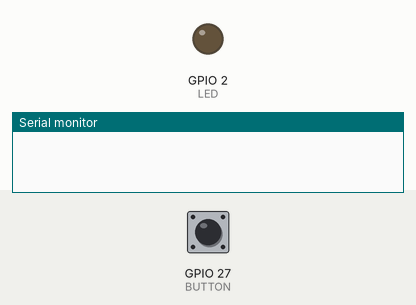
A sketch run on a simulated ESP32. Shown: output pins drawn as LEDs (lit = HIGH), the last lines printed to the serial monitor. The test bench sets the inputs (shaded band); at power-on: GPIO 27 (BUTTON) HIGH.

Above: at 1.2 s.
1.3 s: GPIO 27 (BUTTON) pulled LOW for 0.15 s
At 2.4 s:
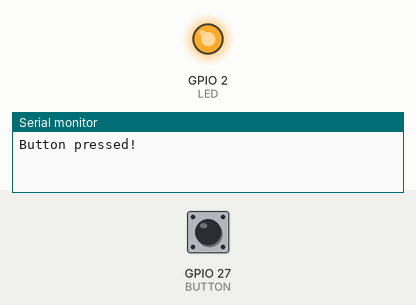
2.9 s: GPIO 27 (BUTTON) pulled LOW for 3.2 s
At 3.7 s:
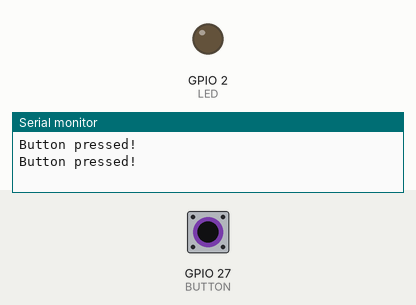
Timing chart, 0 to 7.6 s (numbered marks = the images above; inputs shaded):
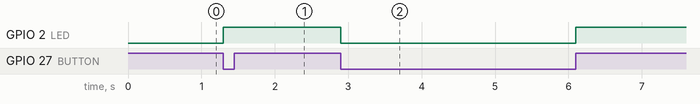

Measured:
- after the input at 1.3 s, GPIO 2 (LED): LOW → HIGH at once
- after the input at 2.9 s, GPIO 2 (LED): HIGH → LOW at once, → HIGH 3.2 s later

The sketch:

InterruptLEDBlinking.ino
```cpp
// Button pins
#define BUTTON 27
#define LED 2
bool BUTTON_Pressed = false;


void setup() {
  Serial.begin(9600);
  //Initialize the button to input
  pinMode(BUTTON, INPUT_PULLUP);
  pinMode(LED, OUTPUT);
  //Call interrupt when button will press
  attachInterrupt(digitalPinToInterrupt(BUTTON), handleButtonPress, CHANGE);  // Attach interrupt on falling edge
}

void loop() {
  if (digitalRead(LED) == HIGH && BUTTON_Pressed) {
    BUTTON_Pressed = false;             // Reset the flag
    Serial.println("Button pressed!");  // Debug message
    digitalWrite(LED, LOW);
  } else if (digitalRead(LED) == LOW && BUTTON_Pressed) {
    BUTTON_Pressed = false;             // Reset the flag
    Serial.println("Button pressed!");  // Debug message
    digitalWrite(LED, HIGH);
  }
}

void handleButtonPress() {
  static unsigned long lastInterruptTime = 0;
  unsigned long interruptTime = millis();

  // Debouncing logic: Ignore the interrupt if it occurs within 50 ms of the last interrupt
  if (interruptTime - lastInterruptTime > 200) {
    BUTTON_Pressed = true;              // Set the flag to indicate a button press
    lastInterruptTime = interruptTime;  // Update the last interrupt time
  }
}
```
